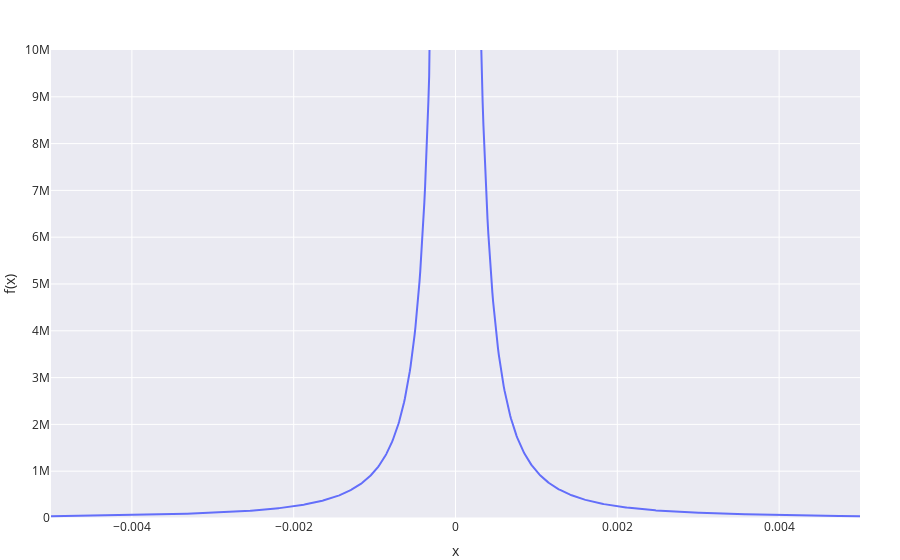

The notebook cell saved with this chart:
### Markdown cell above
## Question 4.i

Sketch $𝑦=\frac{\cos(𝑥^2)}{𝑥^2}$

### Code cell
backend = spb.PB
x = sp.Symbol('x')
f = sp.cos(x**2)/x**2
value_range = 0.005
p = spb.plot( 
        f, (x, -value_range, +value_range), 
        ylim = (0, 1E7),
        backend=backend 
)

### Figure 1 — Plotly figure (JSON) as saved in the notebook; plotly's stock layout.template omitted (floating-point values rounded to 4 significant figures; data arrays with more than 128 entries replaced by an {"elided": "..."} marker saying what was removed)
{"data": [{"line": {"color": "#636EFA"}, "mode": "lines", "name": "cos(x**2)/x**2", "showlegend": true, "type": "scatter", "x": {"elided": "1000 float values"}, "y": {"elided": "1000 float values"}}], "layout": {"margin": {"b": 0, "l": 0, "r": 40, "t": 50}, "polar": {"angularaxis": {"direction": "counterclockwise", "rotation": 0}, "radialaxis": {"range": [0, 10000000]}}, "scene": {"aspectratio": {}, "camera": {}, "xaxis": {"showgrid": true, "title": {"text": "x"}, "visible": true, "zeroline": true}, "yaxis": {"range": [0, 10000000], "showgrid": true, "title": {"text": "f(x)"}, "visible": true, "zeroline": true}, "zaxis": {"showgrid": true, "title": {"text": ""}, "visible": true, "zeroline": true}}, "showlegend": false, "title": {"text": "<b></b>", "x": 0.5}, "xaxis": {"constrain": "domain", "showgrid": true, "title": {"text": "x"}, "visible": true, "zeroline": true}, "yaxis": {"range": [0, 10000000], "showgrid": true, "title": {"text": "f(x)"}, "visible": true, "zeroline": true}}}
